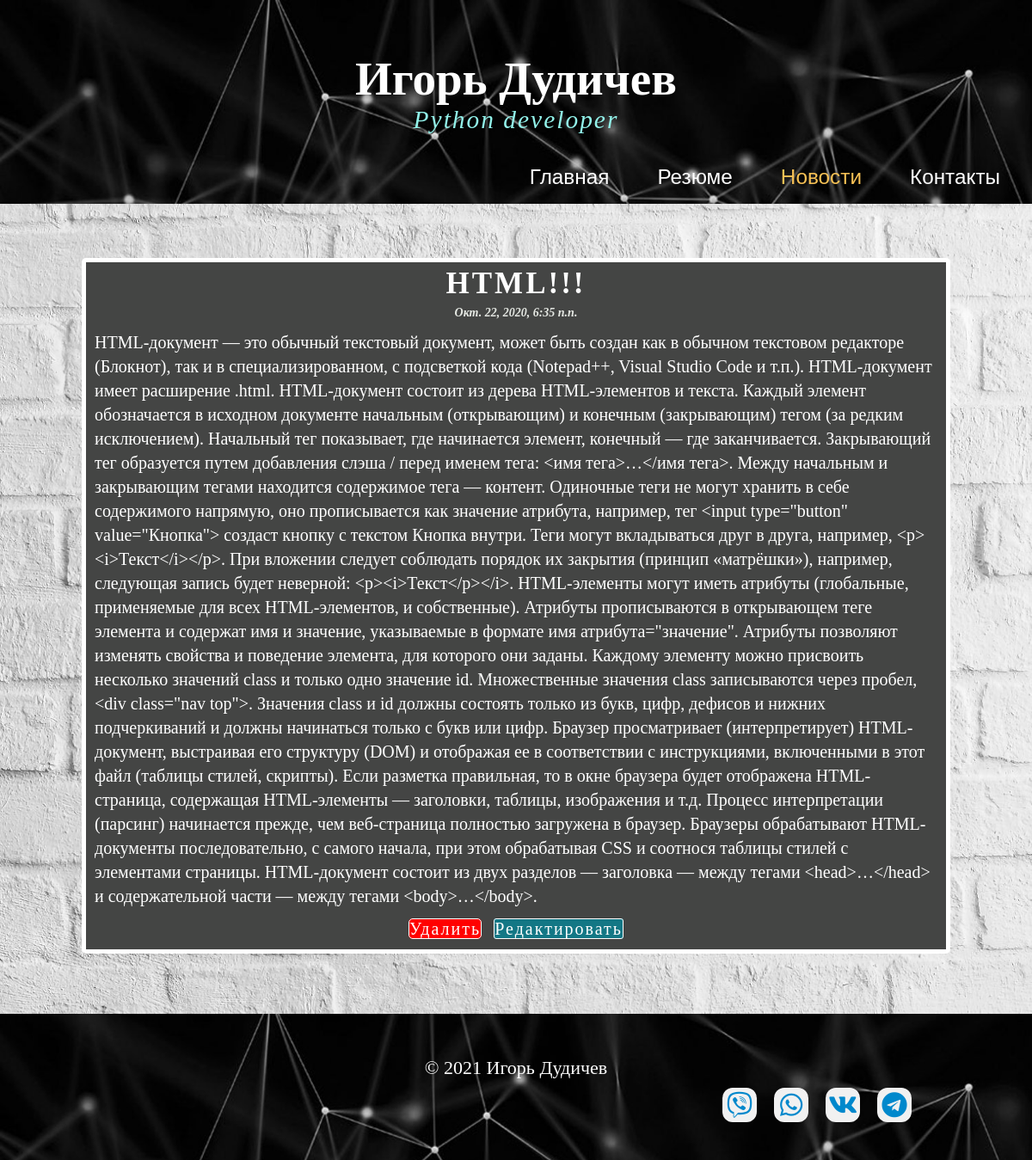
The app's page /news/9 with its own data.
### news/models.py (models this page shows, shortened)
class Article(models.Model):
	title = models.CharField('Название', max_length=50)
	anons = models.CharField('Анонс', max_length=250)
	full_text = models.TextField('Статья')
	date = models.DateTimeField('Дата публикации')
	class Meta:
		verbose_name = 'Новость'
		verbose_name_plural = 'Новости'

### news/views.py (the view)
# urls.py: path('<int:pk>', views.NewsDetail.as_view(), name='news-detail'),
class NewsDetail(DetailView):
	model = Article
	template_name = 'news/detalis_view.html'
	context_object_name = 'articles'

### news/templates/news/detalis_view.html (shortened to what this page needs)
{% extends 'webexample/layout.html' %}
{% block info_menu %}
          <ul class = "menu">
            <li><a href="{% url 'home' %}">Главная</a></li>
            <li><a href="{% url 'rezume' %}">Резюме</a></li>
            <li class="selected"><a href="{% url 'news_home' %}">Новости</a>
            </li>
            <li><a href="{% url 'contact' %}">Контакты</a></li>
          </ul>
{% endblock %}
{% block content %}
        <div class="stat">
        <h2>{{ articles.title }}</h2>
        <h6>{{ articles.date }}</h6>
        <p>{{ articles.full_text }}</p>
        <a href="{% url 'news-delete' articles.id %}" class="delete">Удалить</a>
         <a href="{% url 'news-update' articles.id %}" class="update">Редактировать</a>
        </div>
{% endblock %}

### webexample/static/webexample/css/style.css (style rules this page uses)
* { margin: 0; padding: 0; }
ul.menu { float: right; }
ul.menu li { float: left; padding: 0 0 0 1px; list-style: none; margin: 10px 2px 0 0; }
ul.menu li a { font: normal 100% 'trebuchet ms', sans-serif; display: block; height: 20px; padding: 6px 35px 5px 18px; color: #fff; text-decoration: none; }
ul.menu li.selected a { color: #f7c155; }
.stat { text-align: center; line-height: 1.4; border: 5px solid white; height: auto; width: 1000px; margin: 0 auto; color: white; background-color: #444544; border-radius: 5px; padding-bottom: 10px; }
.stat h2 { font-size: 35PX; letter-spacing: 3PX; }
.stat h6 { font-size: 14px; font-style: italic; color: #e5e8e3; }
.stat p { font-size: 20px; text-align: left; padding: 10px; }
.delete { color: white; text-decoration: none; border: 1px solid; background-color: red; border-radius: 5px; font-size: 20px; letter-spacing: 2px; }
.update { color: white; text-decoration: none; border: 1px solid; background-color: #137785; border-radius: 3px; font-size: 20px; letter-spacing: 2px; margin-left: 10px; }

### records on screen
Article: title "HTML!!!", date "Окт. 22, 2020, 6:35 п.п.", full_text "HTML-документ — это обычный текстовый документ, может быть создан как в обычном текстовом редакторе (Блокнот), так и в специализированном, с подсветкой кода (Notepad++, Visual Studio Code и т.п.). HTML-документ имеет расширение .html. HTML-документ состоит из дерева HTML-элементов и текста. Каждый элемент обозначается в исходном документе начальным (открывающим) и конечным (закрывающим) тегом (за редким исключением). Начальный тег показывает, где начинается элемент, конечный — где заканчивается. Закрывающий тег образуется путем добавления слэша / перед именем тега: <имя тега>…</имя тега>. Между начальным и закрывающим тегами находится содержимое тега — контент. Одиночные теги не могут…"
